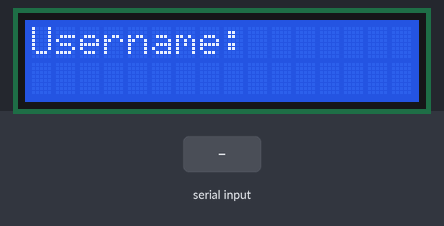
A sketch run on a simulated Arduino Mega 2560, built with avr-gcc and run on an emulated ATmega2560. Parts: 16×2 character LCD. Inputs (shaded band) come from the test bench.

Above: at 1.2 s.
1.3 s: "1\n" received over the second serial link
At 1.8 s:
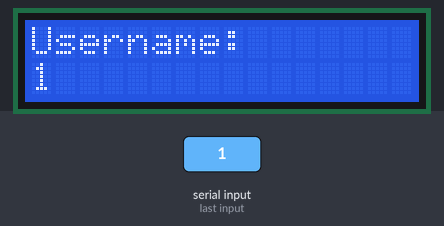
2.8 s: "0\n" received over the second serial link
At 4.0 s:
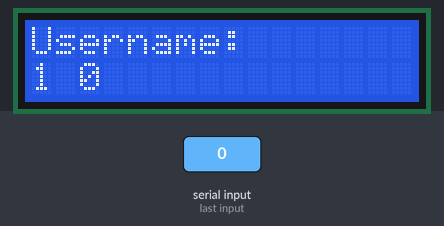
4.3 s: "2\n" received over the second serial link
At 5.2 s:
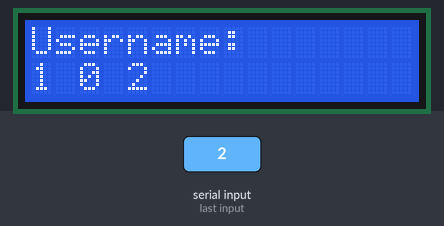
5.8 s: "1\n" received over the second serial link
At 6.4 s:
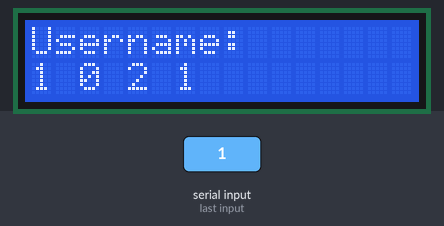
7.3 s: "0\n" received over the second serial link
At 8.5 s:
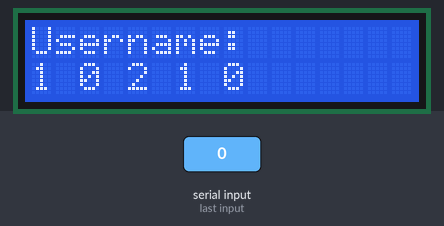
8.8 s: "2\n" received over the second serial link
At 9.9 s:
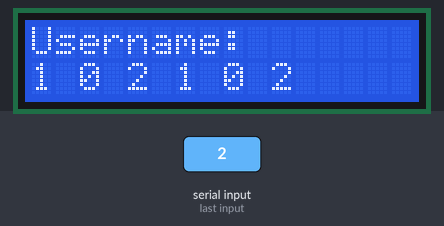
Timing chart, 0 to 11.3 s (numbered marks = the images above; inputs shaded):
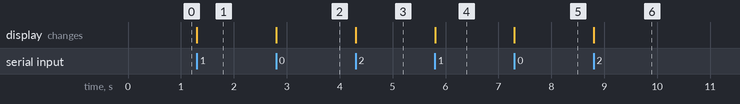

The sketch:

UserPass_4.ino
```cpp
#include <LiquidCrystal.h>
#include <String.h>

const int RS = 13, EN = 12, D4 = 8, D5 = 9, D6 = 10, D7 = 11;
LiquidCrystal lcd(RS, EN, D4, D5, D6, D7);

const String USERNAME = "62";
const String PASSWORD = "123";

void setup() {
  lcd.begin(16, 2);
  Serial2.begin(9600);
  Serial2.setTimeout(250);
}

void loop() {
  String username = getInput("Username: ");
  String password = getInput("Password: ");
  lcd.clear();
  lcd.setCursor(0, 0);
  if (username != USERNAME)
    lcd.print("Invalid Username");
  else if (password != PASSWORD)
    lcd.print("Wrong Password");
  else
    lcd.print("Successful!");
  delay(1000);
}

String getInput(String mesg) {
  String input = "";
  lcd.clear();
  lcd.setCursor(0, 0);
  lcd.print(mesg);
  lcd.setCursor(0, 1);

  Serial2.print(mesg);

  char c;
  while (true) {
    while (Serial2.available() == 0);
    char c = Serial2.read();
    Serial2.print(c);
    if ((int) c == 13)
      break;
    lcd.print(c);
    input += c;
  }
  lcd.clear();

  return input;
}
```

Measured:
- after the input at 1.3 s, the display: changes at once (image 1)
- after the input at 2.8 s, the display: changes at once (image 2)
- after the input at 4.3 s, the display: changes at once (image 3)
- after the input at 5.8 s, the display: changes at once (image 4)
- after the input at 7.3 s, the display: changes at once (image 5)
- after the input at 8.8 s, the display: changes at once (image 6)
